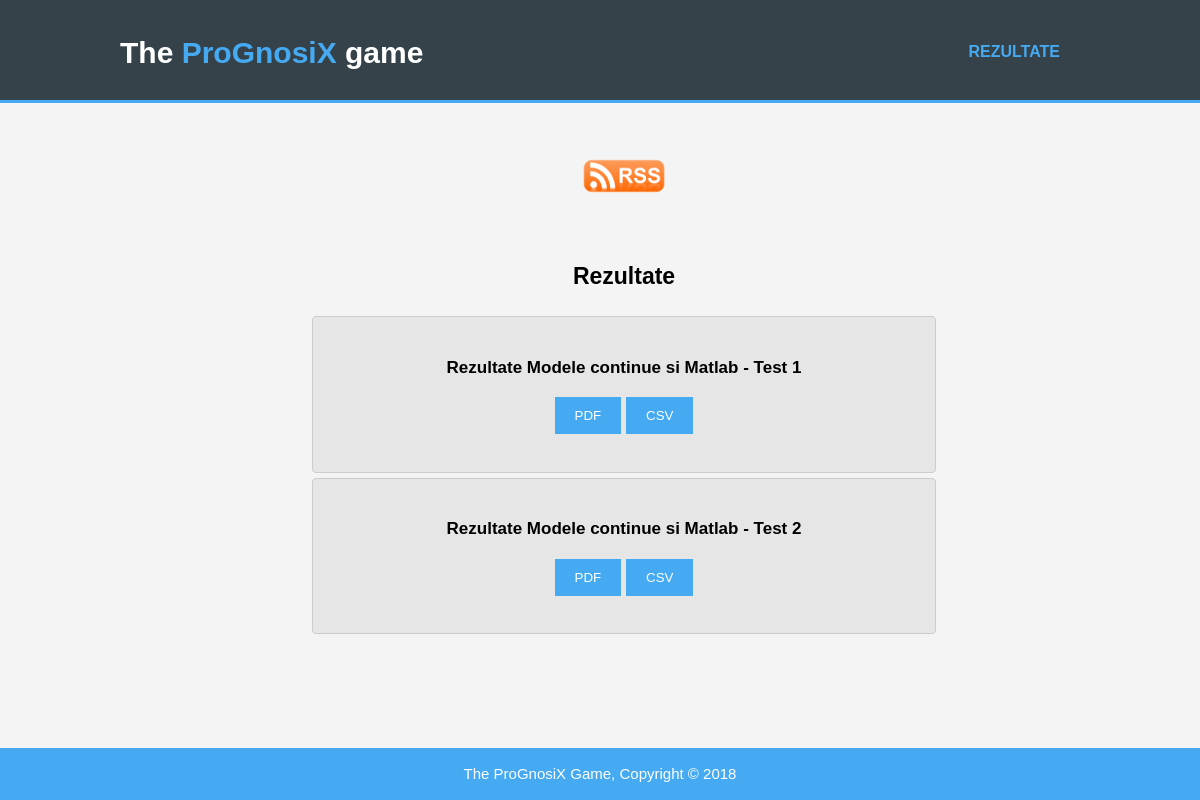
The page /grades.php on the database its author committed.
### tables this page shows
CREATE TABLE `runde` (
  `id_runda` int(11) NOT NULL AUTO_INCREMENT,
  `id_materie` int(11) NOT NULL,
  `nume_runda` varchar(100) NOT NULL,
  `id_set_note` int(11) NOT NULL,
  `runda_activa` tinyint(4) NOT NULL,
  `data_stop_runda` date DEFAULT NULL,
  PRIMARY KEY (`id_runda`)
);

CREATE TABLE `materie` (
  `id_materie` int(11) NOT NULL AUTO_INCREMENT,
  `nume_materie` varchar(100) NOT NULL,
  `an` int(11) NOT NULL,
  `semestru` int(11) NOT NULL,
  PRIMARY KEY (`id_materie`)
);

### grades.php (the view, shortened to what this page needs)
<!DOCTYPE html>
<?php
require 'db.php';
?>
<html>
  <head>
    <link rel="stylesheet" href="./css/style.css">
  </head>
  <body>
    <header>
      <div class="container">
        <div id="branding">
          <h1>The <span class="highlight">ProGnosiX</span> game</h1>
        </div>
        <nav>
          <ul>
            <?php
                echo "<li class=\"current\"><a href=\"grades.php\">Rezultate</a></li>";
            ?>
          </ul>
        </nav>
      </div>
    </header>
    <section id="main">
      <div class="container">
        <article id="main-col-grades">
          <h1 class="page-title"><a href="./rss_feed.php"><img src="./img/RSS.png" alt="Rss icon" style="width:100px;height:100px;"> </a> </h1>
            <h1 class="page-title">Rezultate</h1>
            <ul id="services-grades">
              <form action="" method="post">
              <?php
              $result = $mysqli->query("SELECT * FROM runde WHERE runda_activa = 0 order by data_stop_runda desc") or die($mysqli->error());
              while ($row = $result->fetch_assoc()) {
                $id_runda = $row['id_runda'];
                 $materii = $mysqli->query("SELECT * FROM materie where id_materie = ".$row["id_materie"]." ");
                 $materie = $materii->fetch_assoc();
                 echo "<li><h1><p>Rezultate ".$materie["nume_materie"]." - ".$row["nume_runda"]."</p>
                 <button class=\"button_1\" name = \"generate_pdf\" type = \"submit\" id=\"$id_runda\" onclick=\"generare_pdf(this)\" >PDF</button>
                 <button class=\"button_1\" name = \"generate_csv\" type = \"submit\" id=\"$id_runda\" onclick=\"generare_csv(this)\" >CSV</button>
                 </h1></li>";
              }
              ?>
              </form>
            </ul>
        </article>
      </div>
    </section>
    <footer>
      <p>The ProGnosiX Game, Copyright &copy; 2018</p>
    </footer>
  </body>
</html>

### css/style.css (style rules this page uses)
body { font: 15px/1.5 Arial, Helvetica, sans-serif; padding:0; margin:0; background-color:#f4f4f4; }
.container { width:80%; margin:auto; overflow:hidden; }
ul { margin:0; padding:0; }
.button_1 { height:37px; background:#45aaf2; border:0; padding-left: 20px; padding-right:20px; color:#ffffff; }
header { background:#35424a; color:#ffffff; padding-top:30px; min-height:70px; border-bottom:#45aaf2 3px solid; }
header a { color:#ffffff; text-decoration:none; text-transform: uppercase; font-size:16px; }
header li { float:left; display:inline; padding: 0 20px 0 20px; }
header #branding { float:left; }
header #branding h1 { margin:0; }
header nav { float:right; margin-top:10px; font-weight: bold; }
header .highlight, header .current a { color:#45aaf2; font-weight:bold; }
footer { padding:0px; margin-top:20px; color:#ffffff; background-color:#45aaf2; text-align: center; position: fixed; bottom:0; left:0; right:0; }
.page-title { text-align: center; font-size: 23px; }
article#main-col-grades { width:65%; position: relative; left: 20%; }
ul#services-grades li { text-align: center; list-style: none; padding:20px; border: #cccccc solid 1px; margin-bottom:5px; border-radius: 4px; background:#e6e6e6; }
a { color: black; text-decoration: none; }
section p { font-size: 17px; }

### rows shown on the page
runde: id_materie.nume_materie "Modele continue si Matlab", nume_runda "Test 1"
runde: id_materie.nume_materie "Modele continue si Matlab", nume_runda "Test 2"
